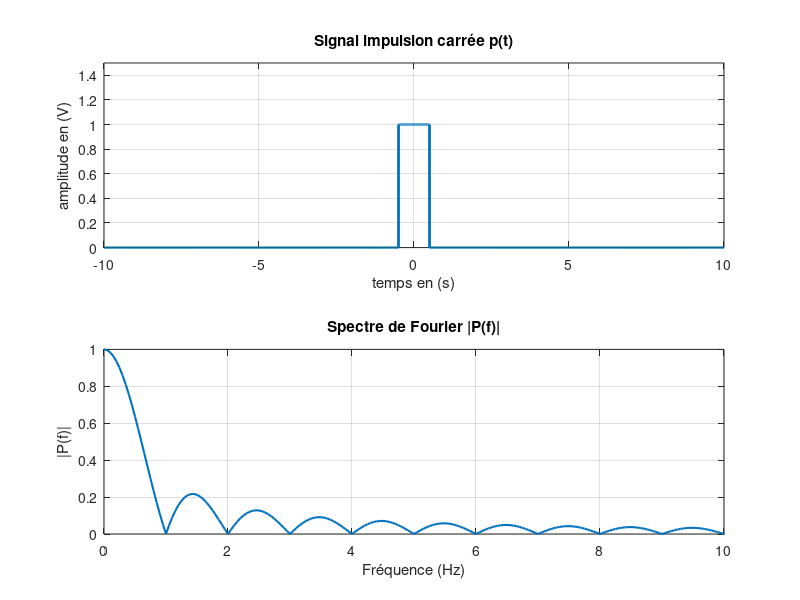

MATLAB code to generate this figure:
Fe = 1000;            
t = -10:1/Fe:10;        % Axe temporel

p = zeros(size(t));    
id = (t > -0.5) & (t <= 0.5); 
p(id) = 1;

sp_p = abs(fft(p));     % Module de la transformée de Fourier
sp_p = sp_p / Fe;       % Normalisation

N = length(p);          % Nombre d'échantillons
fr = (0:N-1)*(Fe/N);    % Axe des fréquences 

figure(2);
subplot(2,1,1);
plot(t, p, 'LineWidth', 2); grid on;
axis([-10 10 0 1.5]);
xlabel('temps en (s)');
ylabel('amplitude en (V)');
title('Signal impulsion carrée p(t)');

subplot(2,1,2);
plot(fr, sp_p, 'LineWidth', 1.5); grid on;
xlim([0 10]);           % Zoom sur les basses fréquences
xlabel('Fréquence (Hz)');
ylabel('|P(f)|');
title('Spectre de Fourier |P(f)|');
